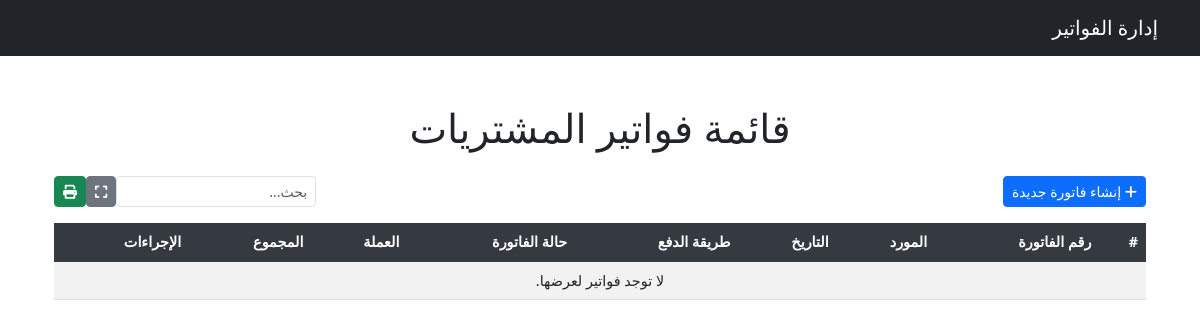
Page /invoice/purchase/ on the earlier database version.
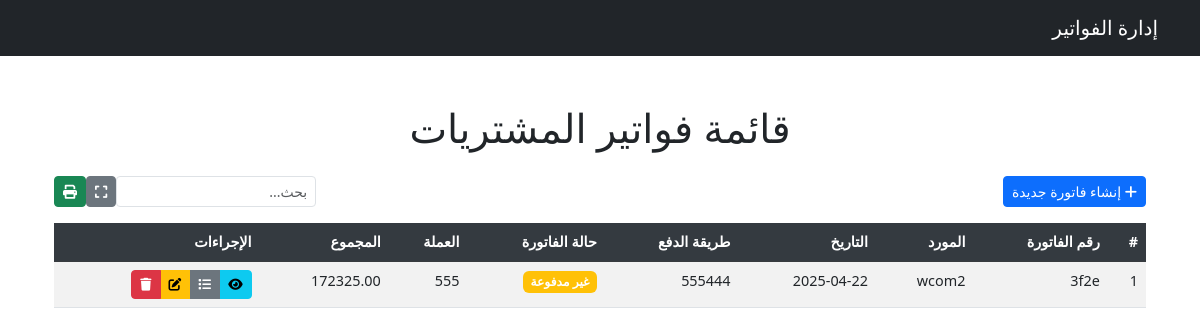
Same page on the later database version.
### invoice/models.py (models this page shows, shortened)
class Purchase(models.Model):
    date = models.DateField(verbose_name='التاريخ', editable=True)
    supplier = models.ForeignKey(User, on_delete=models.SET_NULL, null=True, blank=True, verbose_name=_("المورد"))
    supplier_phone = models.CharField(max_length=20, blank=True, null=True, verbose_name=_("رقم الهاتف"))
    purchase_address = models.TextField(blank=True, null=True, verbose_name=_("العنوان"))
    receiving_method = models.CharField(max_length=255, blank=True, null=True, verbose_name=_("طريقة الاستلام"))
    receiving_number = models.CharField(max_length=255, blank=True, null=True, verbose_name=_("رقم الاستلام"))
    payment_method = models.ForeignKey('Payment_method', on_delete=models.SET_NULL, null=True, blank=True, verbose_name=_("طريقة الدفع"))
    notes = models.TextField(blank=True, null=True, verbose_name=_("ملاحظات"))
    currency = models.ForeignKey('Currency', on_delete=models.SET_NULL, null=True, blank=True, verbose_name=_("العملة"))
    purchase_date = models.DateField(blank=True, null=True, verbose_name=_("تاريخ الشراء"))
    purchase_type = models.CharField(max_length=100, blank=True, null=True, verbose_name=_("نوع الشراء"))
    status = models.ForeignKey('Status', on_delete=models.SET_NULL, null=True, blank=True, verbose_name=_("حالة الفاتورة"))
    due_date = models.DateField(blank=True, null=True, verbose_name=_("تاريخ الاستحقاق"))
    total_amount = models.DecimalField(max_digits=12, decimal_places=2, default=0.0, verbose_name=_("المجموع الكلي"))
    global_discount = models.DecimalField(max_digits=12, decimal_places=2, default=0, verbose_name=_("الخصم العام"))
    global_addition = models.DecimalField(max_digits=12, decimal_places=2, default=0, verbose_name=_("الإضافة العامة"))
    global_tax = models.DecimalField(max_digits=5, decimal_places=2, default=0, verbose_name=_("الضريبة العامة (%)"))
    uniqueId = models.CharField(null=True, blank=True, max_length=100, verbose_name=_("الرقم المسلسل"))
    slug = models.SlugField(max_length=225, unique=True, blank=True, null=True)
    date_created = models.DateTimeField(blank=True, null=True)
    last_updated = models.DateTimeField(blank=True, null=True)
    class Meta:
        verbose_name = _("فاتورة شراء")
        verbose_name_plural = _("فواتير الشراء")
    @property
    def subtotal(self):
        return sum(item.total for item in self.items.all()) if hasattr(self, 'items') else 0
    @property
    def taxable_amount(self):
        return self.subtotal
    @property
    def tax_amount(self):
        return (self.taxable_amount * (self.global_tax / 100)) if self.global_tax else 0
    @property
    def after_tax(self):
        return self.taxable_amount + self.tax_amount
    @property
    def final_total(self):
        return self.after_tax + (self.global_addition or 0) - (self.global_discount or 0)

class Payment_method(models.Model):
    payment_method_name = models.CharField(max_length=255, blank=True, verbose_name=_("طريقة الدفع"))
    payment_method_notes = models.TextField(blank=True, verbose_name=_("البيان"))
    uniqueId = models.UUIDField(default=uuid4, editable=False, unique=True, verbose_name=_("الرقم المسلسل"))
    slug = models.SlugField(max_length=225, unique=True, blank=True, null=True)
    date_created = models.DateTimeField(auto_now_add=True)
    last_updated = models.DateTimeField(auto_now=True)
    class Meta:
        verbose_name = _('طريقة الدفع')
        verbose_name_plural = _('طرق الدفع')

class Currency(models.Model):
    currency_name = models.CharField(max_length=100, verbose_name=_("العملة"))
    description = models.TextField(blank=True, null=True, verbose_name=_("البيان"))
    class Meta:
        verbose_name = _('العملة')
        verbose_name_plural = _('العملات')

class PurchaseItem(models.Model):
    purchase = models.ForeignKey('Purchase', on_delete=models.CASCADE, related_name='items', verbose_name=_("فاتورة الشراء"))
    item_name = models.CharField(max_length=255, verbose_name=_("اسم الصنف"))
    quantity = models.PositiveIntegerField(verbose_name=_("الكمية"))
    unit_price = models.DecimalField(max_digits=10, decimal_places=2, verbose_name=_("سعر الوحدة"))
    total = models.DecimalField(max_digits=10, decimal_places=2, default=0.0, verbose_name=_("المجموع"))
    barcodes = models.ManyToManyField('Barcode', through='PurchaseItemBarcode', verbose_name=_("الباركودات"))
    image = models.ImageField(upload_to='invoice_items/%y/%m/%d/', max_length=100 , blank=True, null=True, verbose_name=_("الصورة"))
    class Meta:
        verbose_name = _('عنصر فاتورة الشراء')
        verbose_name_plural = _('عناصر فواتير الشراء')

### invoice/views.py (the view)
# urls.py: path('purchase/', PurchaseListView.as_view(), name='purchase_list'),
class PurchaseListView(ListView):
    model = Purchase
    template_name = 'purchase/purchase_list.html'
    context_object_name = 'purchases'
    paginate_by = 4
    def get_queryset(self):
        return Purchase.objects.select_related(
            'supplier',
            'payment_method',
            'currency',
            'status'
        ).prefetch_related(
            Prefetch(
                'items',
                queryset=PurchaseItem.objects.prefetch_related(
                    Prefetch(
                        'purchaseitembarcode_set',
                        queryset=PurchaseItemBarcode.objects.select_related('barcode'),
                        to_attr='all_barcodes'
                    )
                )
            )
        ).order_by('-date_created')
    def get_context_data(self, **kwargs):
        context = super().get_context_data(**kwargs)
        context['total_amount'] = Purchase.objects.aggregate(
            Sum('total_amount')
        )['total_amount__sum'] or 0
        current_page_purchases = context['purchases']
        context['page_total'] = sum(
            purchase.total_amount for purchase in current_page_purchases
        ) if current_page_purchases else 0
        return context

### templates/purchase/purchase_list.html (shortened to what the changed rows need)
{% extends 'base.html' %}
{% block content %}
<div class="container-fluid mt-5">
    <h1 class="mb-4 text-center">قائمة فواتير المشتريات</h1>
    <div class="table-responsive">
        <table class="table table-striped table-hover" id="purchasesTable">
            <thead class="table-dark">
                <tr>
                    <th>#</th>
                    <th>رقم الفاتورة</th>
                    <th>المورد</th>
                    <th>التاريخ</th>
                    <th>طريقة الدفع</th>
                    <th>حالة الفاتورة</th>
                    <th>العملة</th>
                    <th>المجموع</th>
                    <th>الإجراءات</th>
                </tr>
            </thead>
            <tbody>
                {% for purchase in purchases %}
                <tr data-purchase-id="{{ purchase.id }}" class="purchase-row">
                    <td>{{ forloop.counter }}</td>
                    <td>
                        <span class="copy-invoice" data-invoice="{{ purchase.uniqueId }}" title="نسخ رقم الفاتورة">
                            {{ purchase.uniqueId }}
                        </span>
                    </td>
                    <td>{{ purchase.supplier.username }}</td>
                    <td>{{ purchase.date_created|date:"Y-m-d" }}</td>
                    <td>{{ purchase.payment_method.payment_method_name }}</td>
                    <td>
                        <span class="badge {% if purchase.status.status_types == 'مدفوعة' %}bg-success{% else %}bg-warning{% endif %}">
                            {{ purchase.status.status_types|default:"غير مدفوعة" }}
                        </span>
                    </td>
                    <td>{{ purchase.currency.currency_name }}</td>
                    <td>{{ purchase.final_total|floatformat:2 }}</td>
                    <td>
                        <div class="btn-group" role="group">
                            <a href="{% url 'purchase_detail' purchase.pk %}" class="btn btn-sm btn-info" title="عرض التفاصيل">
                                <i class="fas fa-eye"></i>
                            </a>
                            <button type="button" class="btn btn-sm btn-secondary toggle-details" data-purchase-id="{{ purchase.id }}" title="عرض التفاصيل السريعة">
                                <i class="fas fa-list"></i>
                            </button>
                            <a href="{% url 'purchase_update' purchase.pk %}" class="btn btn-sm btn-warning" title="تعديل">
                                <i class="fas fa-edit"></i>
                            </a>
                            <a href="{% url 'purchase_delete' purchase.pk %}" class="btn btn-sm btn-danger btn-delete" title="حذف">
                                <i class="fas fa-trash"></i>
                            </a>
                        </div>
                    </td>
                </tr>
                {% empty %}
                <tr>
                    <td colspan="9" class="text-center">لا توجد فواتير لعرضها.</td>
                </tr>
                {% endfor %}
            </tbody>
        </table>
    </div>
</div>
<link rel="stylesheet" href="https://cdnjs.cloudflare.com/ajax/libs/font-awesome/6.0.0/css/all.min.css">
<link rel="stylesheet" href="https://cdn.jsdelivr.net/npm/toastify-js/src/toastify.min.css">
<link rel="stylesheet" href="https://cdn.jsdelivr.net/npm/sweetalert2@11/dist/sweetalert2.min.css">
{% endblock %}

Differences in the rows shown:
added Purchase: uniqueId "3f2e", supplier.username "wcom2", date_created "2025-04-22", payment_method.payment_method_name "555444", status.status_types "غير مدفوعة", currency.currency_name "555", final_total "172325.00"
Other differences:
text no longer shown: "لا توجد فواتير لعرضها."
